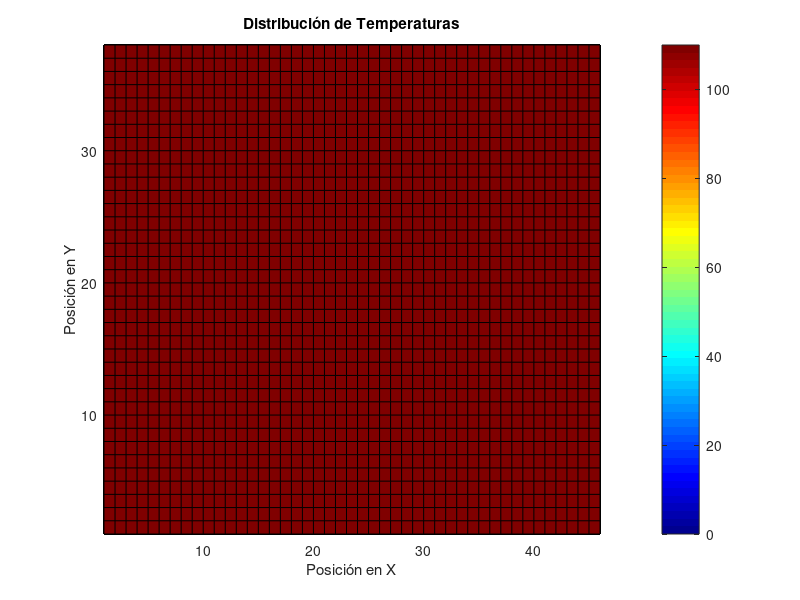
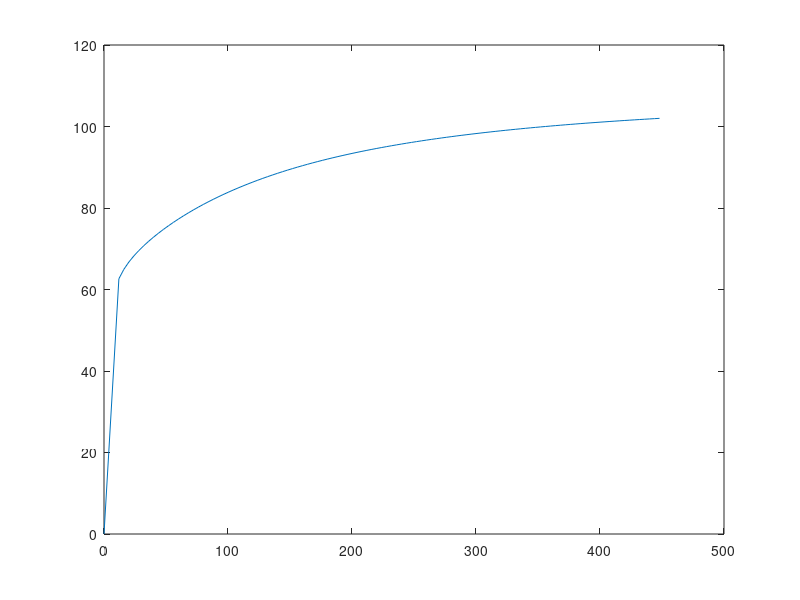

Write MATLAB code to recreate these figures, in order. (Note: this script raises an error after producing the figures.)
clear all
%Constantes del problema:

    %Parámetros geometricos:
    t=0.2;
    Deltax=t/4;
    Deltay=t/4;
    Deltaw=Deltay;

    % conductividades [W/(m-C)]
    k=zeros(3,1);
    k(1,1)=51;  % Acero
    k(2,1)=398; % Cobre
    k(3,1)=205; % Aluminio

    % Densidades [kg/m^3]
    rho=zeros(3,1);
    rho(1,1)=7870;  % Acero
    rho(2,1)=8960;  % Cobre
    rho(3,1)=2700;  % Aluminio

    % Calores especificos [J/kg-C]
    c_p=zeros(3,1);
    c_p(1,1)=465;  % Acero
    c_p(2,1)=385;  % Cobre
    c_p(3,1)=897;  % Aluminio

    % Absortividades [m^2/s]
    alpha=k./(rho.*c_p);

    %Coeficiente de convección [W/m^2-C]
    h=1000;

    %Tempeartura alr
    T_inf=110;

%Generamos tabla con taos maximos para cada tipo de nodo y tiempos máximos:
    
    tao_max=zeros(15,1,3);    %Numero de ecuaciones=15 y son 3 tipos de materiales.
    Deltat_max=zeros(15,1,3); %[s]

    %Nodo A:
    tao_max(1,1,:)=1/4;
    
    %Nodos B:
    for m=1:3
        tao_max(2,1,m)=(1/((2*h*Deltaw)/k(m,1)+4));
    end

    %Nodos C:

    for m=1:3
        tao_max(3,1,m)=(1/((2*h*Deltaw)/k(m,1)+4));
    end

    %Nodos D:

    for m=1:3
        tao_max(4,1,m)=(1/((2*h*Deltaw)/k(m,1)+4));
    end

    %Nodos E:

    for m=1:3
        tao_max(5,1,m)=(1/((2*h*Deltaw)/k(m,1)+4));
    end

    %Nodos F:

    for m=1:3
        tao_max(6,1,m)=(1/((4*h*Deltaw)/k(m,1)+4));
    end

    %Nodos G:

    for m=1:3
        tao_max(7,1,m)=(1/((4*h*Deltaw)/k(m,1)+4));
    end

    %Nodos H:

    for m=1:3
        tao_max(8,1,m)=(1/((4*h*Deltaw)/k(m,1)+4));
    end

     %Nodos I:

    for m=1:3
        tao_max(9,1,m)=(1/((4*h*Deltaw)/k(m,1)+4));
    end

    %Nodos J:

    for m=1:3
        tao_max(10,1,m)=(1/((4*h*Deltaw)/(3*k(m,1))+4));
    end

    %Nodos K:

    for m=1:3
        tao_max(11,1,m)=(1/((4*h*Deltaw)/(3*k(m,1))+4));
    end

    %Nodos L:

    for m=1:3
        tao_max(12,1,m)=(1/((4*h*Deltaw)/(3*k(m,1))+4));
    end

    %Nodos M:

    for m=1:3
        tao_max(13,1,m)=(1/((4*h*Deltaw)/(3*k(m,1))+4));
    end

    %Nodos N:

    for m=1:3
        tao_max(14,1,:)=1/4;
    end

    %Nodo o:

    for m=1:3
        tao_max(15,1,m)=(1/((2*h*Deltaw)/(k(m,1))+4));
    end

    %Nodo p:

    for m=1:3
        tao_max(16,1,m)=(1/((2*h*Deltaw)/(k(m,1))+4));
    end

    %Hallamos tiempos m para cada caso

    for m=1:16
        for n=1:3
             Deltat_min(m,1,n)=((Deltaw^2)*tao_max(m,1,n))/(alpha(n,1));
        end
    end


 % Hallamos el tiempo mínimo que se pueda usar para cada material truncando
 % el valor por debajo para que quede entero (y un poco menor del valor máximo)
    
    Deltat=zeros(3,1);

    for m=1:3
        Deltat(m,1)=min(floor(Deltat_min(:,1,m)));
    end

    %Obtenemos pasos mínimos para el acero de 32s, para el cobre de 4
    %s, y para el aluminio de 5s
   
 % Recalculamos los taos para cada tipo de ecuaciones según el tiempo
 % mínimo obtenido anteriomente

    tao=(1/(Deltaw^2))*(alpha.*Deltat);

 % Generamos matriz de NODOS: según la distribución nodal planteada se
 % tiene una matriz de 45*37 para un totoal de 1665 nodos. 
 % EN ESTE SCRIPT SOLO SOLUCIONAMOS PARA EL ACERO
 
 T=ones(45,37,1);
 T=110.*T; % Se llenan los nodos, con una temperatura igual al de los gases

    % CONDICION INICIAL:

    for m=1:45
        for n=33:37
            T(m,n,1)=15;
        end
    end

    for m=9:13
        for n=21:32
            T(m,n,1)=15;
        end
    end

    for m=21:25
        for n=21:32
            T(m,n,1)=15;
        end
    end

    for m=1:45
        for n=19:21
            T(m,n,1)=15;
        end
    end

    %Condición de simetría:

    for m=1:45
        for n=1:19
            T(m,n,1)=T(-m+46,-n+38,1);
        end
    end

% Crear un mallado con colores (para los nodos, no es fiel al tamaño real 
% los elementos, esta malla considera que todos los elementos tiene el mis
% tamaño lo cual es falso (no para los cálculo pero sí para la 
% representación gráfica))

    figure;

    %Corregimos tamaño de la matriz:
        l=T(:,:,1);
        for m=45:45
             for n=1:37
                 l(m+1,n+1)=l(m,n);
             end
         end

            for m=1:45
                for n=37:37
                    l(m,n)=1;
                end
            end

    pcolor(l(:,:,1)');
    %shading interp;  % Interpolación para suavizar los colores

    % Definir una escala de colores personalizada 
    colormap(jet);  % Utilizamos el mapa de colores "jet" 

    % Agregar una barra de colores
    colorbar;

    % Etiquetas y título del gráfico
    xlabel('Posición en X');
    ylabel('Posición en Y');
    title('Distribución de Temperaturas');
   
    %  ajustar los ejes si es necesario
    %axis([0, 46, 0, 38]);
    

 % COMENZAMOS A SOLUCIONAR: se debe programar cada ecuación cada iteración
 % del while, el criterio de parada se definirá proximamente:

   ts=2; %  time steep (paso temporal)

   % Se itera hasta alcanzar estado estable:
   prom_residuals=1;
   counter=0;
   while(prom_residuals>10^(-2))

   %Nodos A:


    T(:,:,ts)=T(:,:,ts-1);

   for m=2:44
       for n=34:36
           T(m,n,ts)=T(m,n,ts-1)*(1-4*tao(2))+tao(2)*(T(m-1,n,ts-1)+T(m+1,n,ts-1)+T(m,n-1,ts-1)+T(m,n+1,ts-1));
       end
   end

   for m=10:12
       for n=21:33
           T(m,n,ts)=T(m,n,ts-1)*(1-4*tao(2))+tao(2)*(T(m-1,n,ts-1)+T(m+1,n,ts-1)+T(m,n-1,ts-1)+T(m,n+1,ts-1));
       end
   end

   for m=22:24
       for n=21:33
           T(m,n,ts)=T(m,n,ts-1)*(1-4*tao(2))+tao(2)*(T(m-1,n,ts-1)+T(m+1,n,ts-1)+T(m,n-1,ts-1)+T(m,n+1,ts-1));
       end
   end

   for m=2:44
       for n=20:20
           T(m,n,ts)=T(m,n,ts-1)*(1-4*tao(2))+tao(2)*(T(m-1,n,ts-1)+T(m+1,n,ts-1)+T(m,n-1,ts-1)+T(m,n+1,ts-1));
       end
   end

   %Nodos B:
    
   for m=1:1
       for n=20:20
          T(m,n,ts)=T(m,n,ts-1)*(1-tao(2)*(((2*h*Deltaw)/k(1))+4))+tao(2)*(2*T(m+1,n,ts-1)+T(m,n-1,ts-1)+T(m,n+1,ts-1)+(2*h*Deltaw/k(1))*T_inf);
           
       end
   end

   for m=1:1
       for n=34:36
           T(m,n,ts)=T(m,n,ts-1)*(1-tao(2)*(((2*h*Deltaw)/k(1))+4))+tao(2)*(2*T(m+1,n,ts-1)+T(m,n-1,ts-1)+T(m,n+1,ts-1)+(2*h*Deltaw/k(1))*T_inf);
       end
   end

   for m=9:9
       for n=22:32
            T(m,n,ts)=T(m,n,ts-1)*(1-tao(2)*(((2*h*Deltaw)/k(1))+4))+tao(2)*(2*T(m+1,n,ts-1)+T(m,n-1,ts-1)+T(m,n+1,ts-1)+(2*h*Deltaw/k(1))*T_inf);
       end
   end

   for m=21:21
       for n=22:32
            T(m,n,ts)=T(m,n,ts-1)*(1-tao(2)*(((2*h*Deltaw)/k(1))+4))+tao(2)*(2*T(m+1,n,ts-1)+T(m,n-1,ts-1)+T(m,n+1,ts-1)+(2*h*Deltaw/k(1))*T_inf);
       end
   end
    
   %Nodos C:

   for m=13:13
       for n=22:32
            T(m,n,ts)=T(m,n,ts-1)*(1-tao(2)*(((2*h*Deltaw)/k(1))+4))+tao(2)*(2*T(m-1,n,ts-1)+T(m,n-1,ts-1)+T(m,n+1,ts-1)+(2*h*Deltaw/k(1))*T_inf);
       end
   end

   for m=25:25
       for n=22:32
            T(m,n,ts)=T(m,n,ts-1)*(1-tao(2)*(((2*h*Deltaw)/k(1))+4))+tao(2)*(2*T(m-1,n,ts-1)+T(m,n-1,ts-1)+T(m,n+1,ts-1)+(2*h*Deltaw/k(1))*T_inf);
       end
   end

   for m=45:45
       for n=20:20
            T(m,n,ts)=T(m,n,ts-1)*(1-tao(2)*(((2*h*Deltaw)/k(1))+4))+tao(2)*(2*T(m-1,n,ts-1)+T(m,n-1,ts-1)+T(m,n+1,ts-1)+(2*h*Deltaw/k(1))*T_inf);
       end
   end

   for m=45:45
       for n=34:36
            T(m,n,ts)=T(m,n,ts-1)*(1-tao(2)*(((2*h*Deltaw)/k(1))+4))+tao(2)*(2*T(m-1,n,ts-1)+T(m,n-1,ts-1)+T(m,n+1,ts-1)+(2*h*Deltaw/k(1))*T_inf);
       end
   end

   %Nodos D:

   for m=2:44
       for n=37:37
           T(m,n,ts)=T(m,n,ts-1)*(1-tao(2)*(((2*h*Deltaw)/k(1))+4))+tao(2)*(2*T(m,n-1,ts-1)+T(m-1,n,ts-1)+T(m+1,n,ts-1)+(2*h*Deltaw/k(1))*T_inf);
       end
   end

   for m=2:8
       for n=21:21
           T(m,n,ts)=T(m,n,ts-1)*(1-tao(2)*(((2*h*Deltaw)/k(1))+4))+tao(2)*(2*T(m,n-1,ts-1)+T(m-1,n,ts-1)+T(m+1,n,ts-1)+(2*h*Deltaw/k(1))*T_inf);
       end
   end

   for m=14:20
       for n=21:21
           T(m,n,ts)=T(m,n,ts-1)*(1-tao(2)*(((2*h*Deltaw)/k(1))+4))+tao(2)*(2*T(m,n-1,ts-1)+T(m-1,n,ts-1)+T(m+1,n,ts-1)+(2*h*Deltaw/k(1))*T_inf);
       end
   end

   for m=26:44
       for n=21:21
           T(m,n,ts)=T(m,n,ts-1)*(1-tao(2)*(((2*h*Deltaw)/k(1))+4))+tao(2)*(2*T(m,n-1,ts-1)+T(m-1,n,ts-1)+T(m+1,n,ts-1)+(2*h*Deltaw/k(1))*T_inf);
       end
   end

   %Nodos E

   for m=2:8
       for n=33:33
           T(m,n,ts)=T(m,n,ts-1)*(1-tao(2)*(((2*h*Deltaw)/k(1))+4))+tao(2)*(2*T(m,n+1,ts-1)+T(m-1,n,ts-1)+T(m+1,n,ts-1)+(2*h*Deltaw/k(1))*T_inf);
       end
   end

   for m=14:20
       for n=33:33
            T(m,n,ts)=T(m,n,ts-1)*(1-tao(2)*(((2*h*Deltaw)/k(1))+4))+tao(2)*(2*T(m,n+1,ts-1)+T(m-1,n,ts-1)+T(m+1,n,ts-1)+(2*h*Deltaw/k(1))*T_inf);
       end
   end

   for m=26:44
       for n=33:33
            T(m,n,ts)=T(m,n,ts-1)*(1-tao(2)*(((2*h*Deltaw)/k(1))+4))+tao(2)*(2*T(m,n+1,ts-1)+T(m-1,n,ts-1)+T(m+1,n,ts-1)+(2*h*Deltaw/k(1))*T_inf);
       end
   end

   %Nodos F

   for m=1:1
       for n=37:37
           T(m,n,ts)=T(m,n,ts-1)*(1-tao(2)*(((4*h*Deltaw)/k(1))+4))+tao(2)*(2*T(m,n-1,ts-1)+2*T(m+1,n,ts-1)+(4*h*Deltaw/k(1))*T_inf);
       end
   end

   for m=1:1
       for n=21:21
           T(m,n,ts)=T(m,n,ts-1)*(1-tao(2)*(((4*h*Deltaw)/k(1))+4))+tao(2)*(2*T(m,n-1,ts-1)+2*T(m+1,n,ts-1)+(4*h*Deltaw/k(1))*T_inf);
       end
   end

   %Nodos G

   for m=1:1
       for n=33:33
           T(m,n,ts)=T(m,n,ts-1)*(1-tao(2)*(((4*h*Deltaw)/k(1))+4))+tao(2)*(2*T(m,n+1,ts-1)+2*T(m+1,n,ts-1)+(4*h*Deltaw/k(1))*T_inf);
       end
   end

   %Nodos H

   for m=45:45
       for n=37:37
           T(m,n,ts)=T(m,n,ts-1)*(1-tao(2)*(((4*h*Deltaw)/k(1))+4))+tao(2)*(2*T(m-1,n,ts-1)+2*T(m,n-1,ts-1)+(4*h*Deltaw/k(1))*T_inf);
       end
   end

   for m=45:45
       for n=21:21
           T(m,n,ts)=T(m,n,ts-1)*(1-tao(2)*(((4*h*Deltaw)/k(1))+4))+tao(2)*(2*T(m-1,n,ts-1)+2*T(m,n-1,ts-1)+(4*h*Deltaw/k(1))*T_inf);
       end
   end

   %Nodos I

   for m=45:45
       for n=33:33
           T(m,n,ts)=T(m,n,ts-1)*(1-tao(2)*(((4*h*Deltaw)/k(1))+4))+tao(2)*(2*T(m-1,n,ts-1)+2*T(m,n+1,ts-1)+(4*h*Deltaw/k(1))*T_inf);
       end
   end

   %Nodos J

   for m=9:9
       for n=33:33
            T(m,n,ts)=T(m,n,ts-1)*(1-tao(2)*(4)*(((h*Deltaw)/(3*k(1)))+1))+tao(2)*(2/3)*(T(m-1,n,ts-1)+2*T(m+1,n,ts-1)+T(m,n-1,ts-1)+2*T(m,n+1,ts-1)+(2*h*Deltaw/k(1))*T_inf);
       end
   end


   for m=21:21
       for n=33:33
            T(m,n,ts)=T(m,n,ts-1)*(1-tao(2)*(4)*(((h*Deltaw)/(3*k(1)))+1))+tao(2)*(2/3)*(T(m-1,n,ts-1)+2*T(m+1,n,ts-1)+T(m,n-1,ts-1)+2*T(m,n+1,ts-1)+(2*h*Deltaw/k(1))*T_inf);
       end
   end
    
    %Nodos K
  

   for m=13:13
       for n=33:33
             T(m,n,ts)=T(m,n,ts-1)*(1-tao(2)*(4)*(((h*Deltaw)/(3*k(1)))+1))+tao(2)*(2/3)*(2*T(m-1,n,ts-1)+T(m+1,n,ts-1)+T(m,n-1,ts-1)+2*T(m,n+1,ts-1)+(2*h*Deltaw/k(1))*T_inf);
       end
   end

   for m=25:25
       for n=33:33
            T(m,n,ts)=T(m,n,ts-1)*(1-tao(2)*(4)*(((h*Deltaw)/(3*k(1)))+1))+tao(2)*(2/3)*(2*T(m-1,n,ts-1)+T(m+1,n,ts-1)+T(m,n-1,ts-1)+2*T(m,n+1,ts-1)+(2*h*Deltaw/k(1))*T_inf);
       end
   end

    %Nodos L

   for m=9:9
       for n=21:21
            T(m,n,ts)=T(m,n,ts-1)*(1-tao(2)*(4)*(((h*Deltaw)/(3*k(1)))+1))+tao(2)*(2/3)*(T(m-1,n,ts-1)+2*T(m+1,n,ts-1)+2*T(m,n-1,ts-1)+T(m,n+1,ts-1)+(2*h*Deltaw/k(1))*T_inf);
       end
   end

   for m=21:21
       for n=21:21
            T(m,n,ts)=T(m,n,ts-1)*(1-tao(2)*(4)*(((h*Deltaw)/(3*k(1)))+1))+tao(2)*(2/3)*(T(m-1,n,ts-1)+2*T(m+1,n,ts-1)+2*T(m,n-1,ts-1)+T(m,n+1,ts-1)+(2*h*Deltaw/k(1))*T_inf);
       end
   end

   %Nodos M

   for m=13:13
       for n=21:21
            T(m,n,ts)=T(m,n,ts-1)*(1-tao(2)*(4)*(((h*Deltaw)/(3*k(1)))+1))+tao(2)*(2/3)*(2*T(m-1,n,ts-1)+T(m+1,n,ts-1)+2*T(m,n-1,ts-1)+T(m,n+1,ts-1)+(2*h*Deltaw/k(1))*T_inf);
       end
   end

   for m=25:25
       for n=21:21
            T(m,n,ts)=T(m,n,ts-1)*(1-tao(2)*(4)*(((h*Deltaw)/(3*k(1)))+1))+tao(2)*(2/3)*(2*T(m-1,n,ts-1)+T(m+1,n,ts-1)+2*T(m,n-1,ts-1)+T(m,n+1,ts-1)+(2*h*Deltaw/k(1))*T_inf);
       end
   end

   %Nodos N

   for m=2:44
       for n=19:19
           T(m,n,ts)=T(m,n,ts-1)*(1-4*tao(2))+tao(2)*(2*T(m,n+1,ts-1)+T(m-1,n,ts-1)+T(m+1,n,ts-1));
       end
   end

   %Nodo O

   for m=1:1
       for n=19:19
            T(m,n,ts)=T(m,n,ts-1)*(1-tao(2)*(((2*h*Deltaw)/k(1))+4))+tao(2)*2*(T(m,n+1,ts-1)+T(m+1,n,ts-1)+(h*Deltaw/k(1))*T_inf);
       end
   end

   %Nodo P

   for m=45:45
       for n=19:19
            T(m,n,ts)=T(m,n,ts-1)*(1-tao(2)*(((2*h*Deltaw)/k(1))+4))+tao(2)*2*(T(m-1,n,ts-1)+T(m,n+1,ts-1)+(h*Deltaw/k(1))*T_inf);
       end
   end

   %Condición de simetría:

    for m=1:45
        for n=1:19
            T(m,n,ts)=T(-m+46,-n+38,ts);
        end
    end

    for m=45:45
        for n=1:37
            l(m+1,n+1,ts)=1;
        end
    end

    for m=1:45
        for n=37:37
            l(m+1,n+1,1)=1;
        end
    end

    l=T(:,:,ts);

    for m=45:45
          for n=1:37
               l(m+1,n+1)=l(m,n);
          end
    end

    for m=1:45
          for n=37:37
               l(m+1,n+1)=l(m,n);
          end
    end

    residuals=abs(T(:,:,ts)-T(:,:,ts-1));
    prom_residuals=mean(residuals,"all");
    
    pcolor(l');
    % Definir una escala de colores personalizada 
    colormap(jet);  % Utilizamos el mapa de colores "jet" 

    % Agregar una barra de colores
    colorbar;

    % Etiquetas y título del gráfico
    xlabel('Posición en X');
    ylabel('Posición en Y');
    title('Distribución de Temperaturas');
    hold on
    pause(0.01)
   
    if(T(23,19,ts)>=100 && counter==0)
        ts_crit=ts;
        counter=1;
    end

    ts=ts+1;
    T_prom(ts)=mean(T(:,:),"all");
    time(ts)=ts*Deltat(2,1);
    
   end

   figure
   plot(time,T_prom);
   yline(110,'-');
   xlabel('Tiempo [s]');
   ylabel('Temperatura promedio[C] ');
   title('Temperatura promedio vs tiempo (cobre en agua)');
   



    